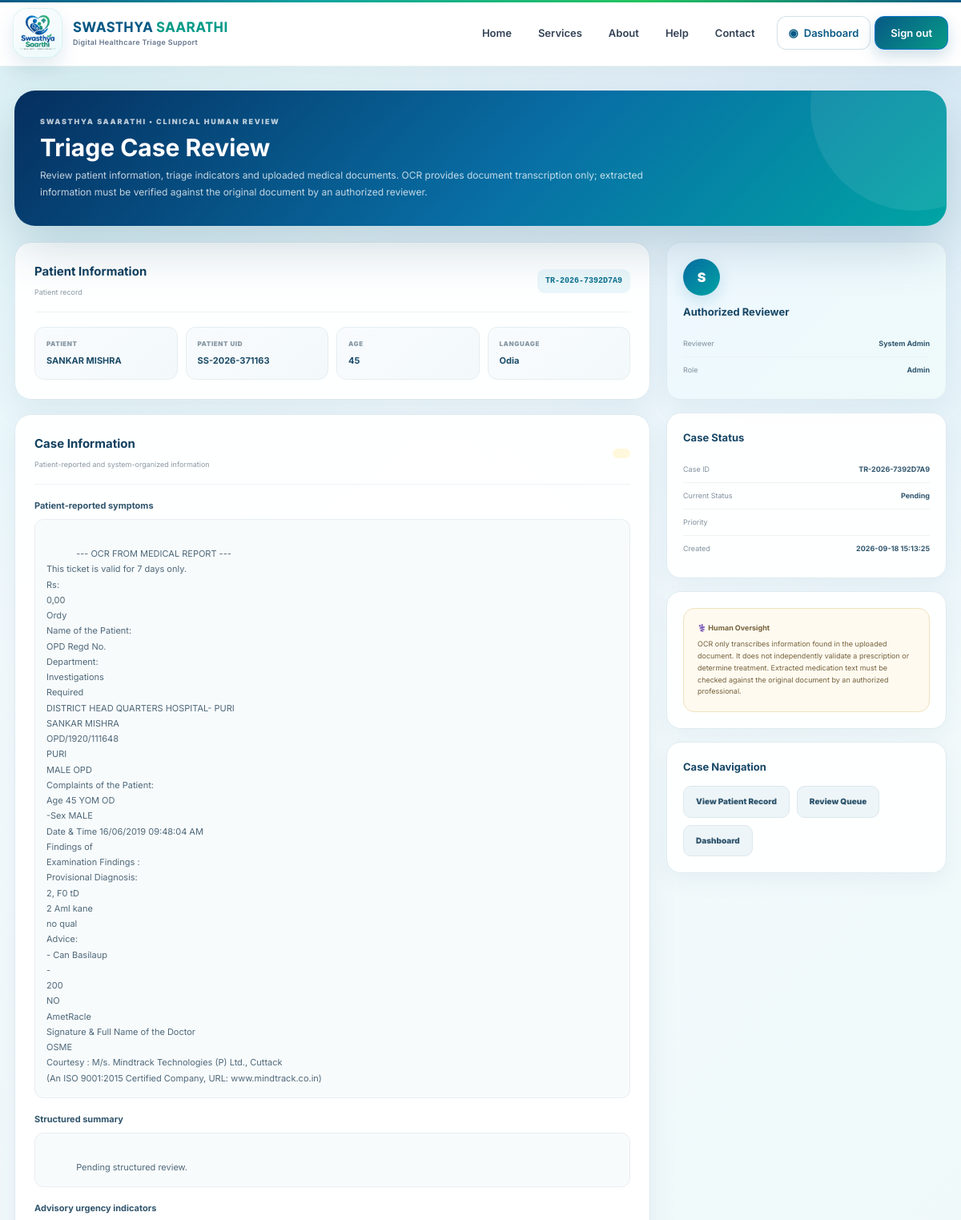
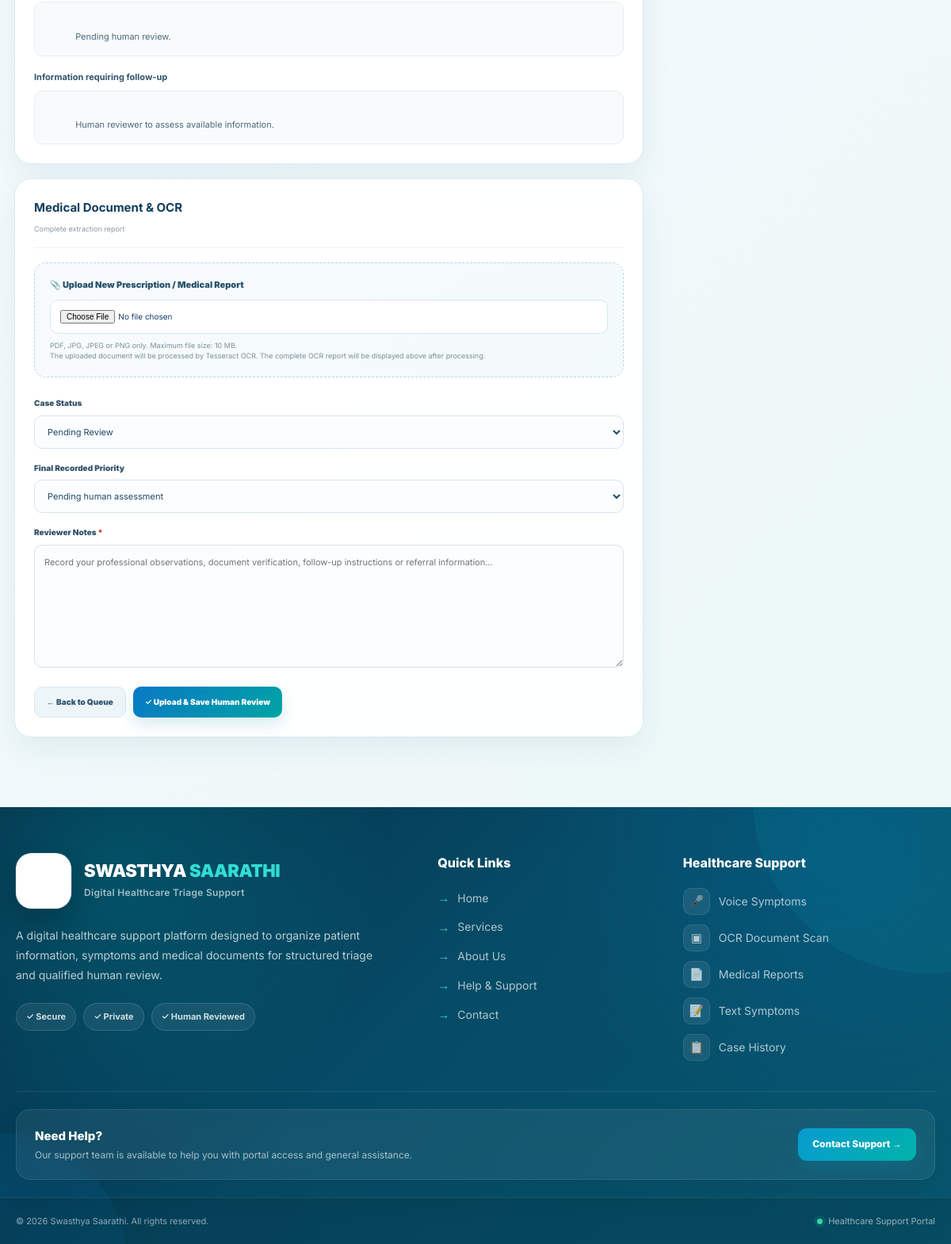
Page /review.php?id=2 (signed in) on the committed database (2 pictures, top to bottom).
### tables this page shows
CREATE TABLE `triage_reports` (
  `id` int(11) NOT NULL,
  `triage_uid` varchar(30) DEFAULT NULL,
  `patient_id` int(11) DEFAULT NULL,
  `symptoms` text DEFAULT NULL,
  `duration` varchar(255) DEFAULT NULL,
  `priority` enum('HIGH','MEDIUM','LOW') DEFAULT NULL,
  `urgency_flags` text DEFAULT NULL,
  `missing_information` text DEFAULT NULL,
  `summary` text DEFAULT NULL,
  `status` varchar(40) DEFAULT 'WAITING',
  `report_path` varchar(255) DEFAULT NULL,
  `created_at` timestamp NOT NULL DEFAULT current_timestamp(),
  `ocr_text` longtext DEFAULT NULL,
  `prescription_path` varchar(500) DEFAULT NULL,
  `medicine_summary` longtext DEFAULT NULL,
  `reviewed_by` int(11) DEFAULT NULL,
  `reviewer_name` varchar(255) DEFAULT NULL,
  `reviewed_at` datetime DEFAULT NULL,
  `ocr_medicines` text DEFAULT NULL,
  `ocr_document_path` varchar(500) DEFAULT NULL,
  `review_notes` text DEFAULT NULL,
  `prescription_text` longtext DEFAULT NULL,
  `uploaded_document` varchar(500) DEFAULT NULL
);

CREATE TABLE `patients` (
  `id` int(11) NOT NULL,
  `patient_uid` varchar(30) DEFAULT NULL,
  `name` varchar(150) DEFAULT NULL,
  `age` int(11) DEFAULT NULL,
  `gender` varchar(20) DEFAULT NULL,
  `phone` varchar(30) DEFAULT NULL,
  `language` varchar(40) DEFAULT NULL,
  `created_at` timestamp NOT NULL DEFAULT current_timestamp()
);

### review.php (the view, shortened to what this page needs)
<?php
require_once __DIR__ . '/config/database.php';
$error   = '';
$userName = $_SESSION['user_name']
    ?? ($_SESSION['user']['name'] ?? 'Reviewer');
$userRole = strtolower(
    $_SESSION['user_role']
    ?? ($_SESSION['user']['role'] ?? '')
);
if (!function_exists('review_h')) {
    function review_h(mixed $value): string
    {
        return htmlspecialchars(
            (string)($value ?? ''),
            ENT_QUOTES,
            'UTF-8'
        );
    }
}
if (!function_exists('review_status_label')) {
    function review_status_label(string $status): string
    {
        return ucfirst(
            str_replace('_', ' ', $status)
        );
    }
}
if (!function_exists('review_priority_class')) {
    function review_priority_class(string $priority): string
    {
        $allowed = [
            'pending',
            'low',
            'medium',
            'high',
            'critical'
        ];
        return in_array(
            $priority,
            $allowed,
            true
        )
            ? $priority
            : 'pending';
    }
}
    ?>
    <?php
$caseId = filter_input(
    INPUT_GET,
    'id',
    FILTER_VALIDATE_INT
);
$case = null;
if ($caseId) {
    $stmt = $pdo->prepare(
        "SELECT
            tr.*,
            p.patient_uid,
            p.name AS patient_name,
            p.age AS patient_age,
            p.language AS patient_language
         FROM triage_reports tr
         INNER JOIN patients p
            ON p.id = tr.patient_id
         WHERE tr.id = ?
         LIMIT 1"
    );
    $stmt->execute([
        $caseId
    ]);
    $case =
        $stmt->fetch(
            PDO::FETCH_ASSOC
        );
}
include __DIR__ . '/includes/header.php';
?>
<main class="review-page">
<div class="review-container">
<?php if ($error && !$case): ?>
    <div class="review-error-card">
        <div class="big-icon">⚠️</div>
        <h1>Case unavailable</h1>
        <p>
            <?= review_h($error) ?>
        </p>
        <a
            href="queue.php"
            class="review-btn primary"
        >
            Return to Review Queue
        </a>
    </div>
<?php else: ?>
<section class="review-header">
    <div class="review-eyebrow">
        SWASTHYA SAARATHI • CLINICAL HUMAN REVIEW
    </div>
    <h1>
        Triage Case Review
    </h1>
    <p>
        Review patient information, triage indicators and uploaded
        medical documents. OCR provides document transcription only;
        extracted information must be verified against the original
        document by an authorized reviewer.
    </p>
</section>
<div class="review-grid">
<div>
<section class="review-card">
    <div class="review-card-title">
        <div>
            <h2>
                Patient Information
            </h2>
            <span>
                Patient record
            </span>
        </div>
        <span class="case-id">
            <?= review_h(
                $case['triage_uid'] ?? ''
            ) ?>
        </span>
    </div>
    <div class="patient-grid">
        <div class="patient-item">
            <label>
                Patient
            </label>
            <strong>
                <?= review_h(
                    $case['patient_name'] ?? ''
                ) ?>
            </strong>
        </div>
        <div class="patient-item">
            <label>
                Patient UID
            </label>
            <strong>
                <?= review_h(
                    $case['patient_uid'] ?? ''
                ) ?>
            </strong>
        </div>
        <div class="patient-item">
            <label>
                Age
            </label>
            <strong>
                <?= review_h(
                    $case['patient_age']
                    ?? 'Not recorded'
                ) ?>
            </strong>
        </div>
        <div class="patient-item">
            <label>
                Language
            </label>
            <strong>
                <?= review_h(
                    $case['patient_language']
                    ?? 'Not recorded'
                ) ?>
            </strong>
        </div>
    </div>
</section>
<section class="review-card">
    <div class="review-card-title">
        <div>
            <h2>
                Case Information
            </h2>
            <span>
                Patient-reported and system-organized information
            </span>
        </div>
        <?php
        $currentPriority =
            strtolower(
                (string)(
                    $case['priority']
                    ?? 'pending'
                )
            );
        $priorityClass =
            review_priority_class(
                $currentPriority
            );
        ?>
        <span
            class="priority-pill priority-<?= review_h(
                $priorityClass
            ) ?>"
        >
        </span>
    </div>
    <div class="content-block">
        <h3>
            Patient-reported symptoms
        </h3>
        <p>
            <?= review_h(
                $case['symptoms']
                ?? 'No symptoms recorded.'
            ) ?>
        </p>
    </div>
    <div class="content-block">
        <h3>
            Structured summary
        </h3>
        <p>
            <?= review_h(
                $case['summary']
                ?? 'No summary recorded.'
            ) ?>
        </p>
    </div>
    <div class="content-block">
        <h3>
            Advisory urgency indicators
        </h3>
        <p>
            <?= review_h(
                $case['urgency_flags']
                ?: 'No urgency indicators recorded.'
            ) ?>
        </p>
    </div>
    <div class="content-block">
        <h3>
            Information requiring follow-up
        </h3>
        <p>
            <?= review_h(
                $case['missing_information']
                ?: 'No additional information recorded.'
            ) ?>
        </p>
    </div>
</section>
<section class="review-card">
    <div class="review-card-title">
        <div>
            <h2>
                Medical Document & OCR
            </h2>
            <span>
                Complete extraction report
            </span>
        </div>
    </div>
    <form
        method="POST"
        enctype="multipart/form-data"
        action="review.php?id=<?= (int)$caseId ?>"
        id="reviewForm"
    >
        <div class="upload-box">
            <label for="medical_document">
                📎 Upload New Prescription / Medical Report
            </label>
            <input
                type="file"
                name="medical_document"
                id="medical_document"
                accept="
                    .pdf,
                    .jpg,
                    .jpeg,
                    .png,
                    application/pdf,
                    image/jpeg,
                    image/png
                "
            >
            <div class="upload-help">
                PDF, JPG, JPEG or PNG only.
                Maximum file size: 10 MB.
                <br>
                The uploaded document will be processed by
                Tesseract OCR. The complete OCR report will be
                displayed above after processing.
            </div>
        </div>
        <br>
        <div class="review-form-group">
            <label for="status">
                Case Status
            </label>
            <select
                name="status"
                id="status"
                class="review-control"
            >
                <?php
                $statuses = [
                    'pending_review' =>
                        'Pending Review',
                    'under_review' =>
                        'Under Review',
                    'reviewed' =>
                        'Reviewed',
                    'referred' =>
                        'Referred',
                    'closed' =>
                        'Closed'
                ];
                foreach (
                    $statuses
                    as $value => $label
                ):
                ?>
                    <option
                        value="<?= review_h(
                            $value
                        ) ?>"
                        <?= (
                            $case['status']
                            ?? ''
                        ) === $value
                            ? 'selected'
                            : '' ?>
                    >
                        <?= review_h(
                            $label
                        ) ?>
                    </option>
                <?php endforeach; ?>
            </select>
        </div>
        <div class="review-form-group">
            <label for="priority">
                Final Recorded Priority
            </label>
            <select
                name="priority"
                id="priority"
                class="review-control"
            >
                <?php
                $priorities = [
                    'pending' =>
                        'Pending human assessment',
                    'low' =>
                        'Low',
                    'medium' =>
                        'Medium',
                    'high' =>
                        'High',
                    'critical' =>
                        'Critical'
                ];
                foreach (
                    $priorities
                    as $value => $label
                ):
                ?>
                    <option
                        value="<?= review_h(
                            $value
                        ) ?>"
                        <?= (
                            $case['priority']
                            ?? ''
                        ) === $value
                            ? 'selected'
                            : '' ?>
                    >
                        <?= review_h(
                            $label
                        ) ?>
                    </option>
                <?php endforeach; ?>
            </select>
        </div>
        <div class="review-form-group">
            <label for="review_notes">
                Reviewer Notes
                <span style="color:#c33">
                    *
                </span>
            </label>
            <textarea
                name="review_notes"
                id="review_notes"
                class="review-control"
                required
                placeholder="Record your professional observations, document verification, follow-up instructions or referral information..."
            ><?= review_h(
            ) ?></textarea>
        </div>
        <div class="review-actions">
            <a
                href="queue.php"
                class="review-btn secondary"
            >
                ← Back to Queue
            </a>
            <button
                type="submit"
                class="review-btn primary"
                id="saveReviewButton"
            >
                ✓ Upload & Save Human Review
            </button>
        </div>
    </form>
</section>
</div>
<aside>
<div class="sidebar-card reviewer-card">
    <div class="reviewer-avatar">
        <?= review_h(
            strtoupper(
                substr(
                    (string)$userName,
                    0,
                    1
                )
            )
        ) ?>
    </div>
    <h3>
        Authorized Reviewer
    </h3>
    <div class="status-line">
        <span>
            Reviewer
        </span>
        <strong>
            <?= review_h(
                $userName
            ) ?>
        </strong>
    </div>
    <div class="status-line">
        <span>
            Role
        </span>
        <strong>
            <?= review_h(
                ucfirst(
                    $userRole
                )
            ) ?>
        </strong>
    </div>
</div>
<div class="sidebar-card">
    <h3>
        Case Status
    </h3>
    <div class="status-line">
        <span>
            Case ID
        </span>
        <strong>
            <?= review_h(
                $case['triage_uid']
                ?? ''
            ) ?>
        </strong>
    </div>
    <div class="status-line">
        <span>
            Current Status
        </span>
        <strong>
            <?= review_h(
                review_status_label(
                    strtolower(
                        (string)(
                            $case['status']
                            ?? 'pending'
                        )
                    )
                )
            ) ?>
        </strong>
    </div>
    <div class="status-line">
        <span>
            Priority
        </span>
    </div>
    <div class="status-line">
        <span>
            Created
        </span>
        <strong>
            <?= review_h(
                $case['created_at']
                ?? '—'
            ) ?>
        </strong>
    </div>
</div>
<div class="sidebar-card">
    <div class="safety-box">
        <strong>
            ⚕️ Human Oversight
        </strong>
        OCR only transcribes information found in the
        uploaded document. It does not independently validate
        a prescription or determine treatment. Extracted
        medication text must be checked against the original
        document by an authorized professional.
    </div>
</div>
<div class="sidebar-card">
    <h3>
        Case Navigation
    </h3>
    <div class="review-actions">
        <a
            href="patients.php?id=<?= urlencode(
                (string)(
                    $case['patient_uid']
                    ?? ''
                )
            ) ?>"
            class="review-btn secondary"
        >
            View Patient Record
        </a>
        <a
            href="queue.php"
            class="review-btn secondary"
        >
            Review Queue
        </a>
        <a
            href="dashboard.php"
            class="review-btn secondary"
        >
            Dashboard
        </a>
    </div>
</div>
</aside>
</div>
<?php endif; ?>
</div>
</main>
<?php
include __DIR__ . '/includes/footer.php';
?>

### assets/css/app.css (style rules this page uses)
:root { --navy: #0b3b70; --navy-dark: #072b52; --blue: #0877ce; --blue-dark: #075ca4; --teal: #0ca79b; --green: #18a974; --purple: #7355d9; --orange: #ef9142; --ink: #173d67; --text: #466785; --muted: #71879d; --background: #f5f9fd; --white: #ffffff; --line: #dceaf5; --shadow: 0 18px 50px rgba(16, 69, 112, .10); --shadow-hover: 0 25px 65px rgba(16, 69, 112, .17); --radius: 18px; }
* { box-sizing: border-box; }
html { scroll-behavior: smooth; }
body { margin: 0; background: linear-gradient( 180deg, #ffffff 0%, #f5f9fd 100% ); color: var(--ink); font-family: Inter, Arial, sans-serif; line-height: 1.55; }
a { color: inherit; }
button, input { font: inherit; }

### rows in the picture
triage_reports: triage_uid "TR-2026-7392D7A9", patient.name "SANKAR MISHRA", patient.patient_uid "SS-2026-371163", patient.age "45", patient.language "Odia", symptoms "--- OCR FROM MEDICAL REPORT --- This ticket is valid for 7 days only. Rs: 0,00 Ordy Name of the Patient: OPD Regd No. Department: Investigations Required DISTRICT HEAD QUARTERS HOSPITAL- PURI SANKAR MISHRA OPD/1920/111648 PURI MALE OPD Complaints of the Patient: Age 45 YOM OD -Sex MALE Date & Time 16/06/2019 09:48:04 AM Findings of Examination Findings : Provisional Diagnosis: 2, F0 tD 2 Aml kane no qual Advice: - Can Basilaup - 200 NO AmetRacle Signature & Full Name of the Doctor OSME Courtesy : M/s. Mindtrack Technologies (P) Ltd., Cuttack (An ISO 9001:2015 Certified Company, URL: www.mindtrack.co.in)", summary "Pending structured review.", urgency_flags "Pending human review.", missing_information "Human reviewer to assess available information.", status "Pending", created_at "2026-09-18 15:13:25"

### other values in the picture
form field status "Pending Review"
form field priority "Pending human assessment"
